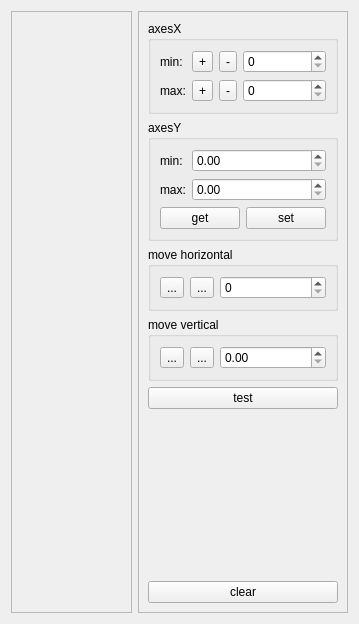
<?xml version="1.0" encoding="UTF-8"?>
<ui version="4.0">
 <class>CandleStick_Box_adv</class>
 <widget class="QWidget" name="CandleStick_Box_adv">
  <property name="geometry">
   <rect>
    <x>0</x>
    <y>0</y>
    <width>359</width>
    <height>624</height>
   </rect>
  </property>
  <property name="windowTitle">
   <string>CandleStick_Box</string>
  </property>
  <layout class="QHBoxLayout" name="horizontalLayout">
   <item>
    <widget class="QFrame" name="frame_2">
     <property name="frameShape">
      <enum>QFrame::StyledPanel</enum>
     </property>
     <property name="frameShadow">
      <enum>QFrame::Raised</enum>
     </property>
     <layout class="QVBoxLayout" name="verticalLayout_6">
      <item>
       <widget class="MyQChartView" name="chartView" native="true"/>
      </item>
      <item>
       <layout class="QHBoxLayout" name="horizontalLayout_5">
        <property name="rightMargin">
         <number>6</number>
        </property>
        <item>
         <widget class="QWidget" name="widget" native="true">
          <property name="maximumSize">
           <size>
            <width>80</width>
            <height>16777215</height>
           </size>
          </property>
         </widget>
        </item>
        <item>
         <widget class="QLabel" name="lbl_volumes_grapher"/>
        </item>
       </layout>
      </item>
     </layout>
    </widget>
   </item>
   <item>
    <widget class="QFrame" name="frame">
     <property name="sizePolicy">
      <sizepolicy hsizetype="Fixed" vsizetype="Preferred">
       <horstretch>0</horstretch>
       <verstretch>0</verstretch>
      </sizepolicy>
     </property>
     <property name="frameShape">
      <enum>QFrame::StyledPanel</enum>
     </property>
     <property name="frameShadow">
      <enum>QFrame::Raised</enum>
     </property>
     <layout class="QVBoxLayout" name="verticalLayout_3">
      <item>
       <widget class="QGroupBox" name="groupBox">
        <property name="title">
         <string>axesX</string>
        </property>
        <layout class="QVBoxLayout" name="verticalLayout">
         <item>
          <layout class="QGridLayout" name="gridLayout_3">
           <item row="0" column="1">
            <widget class="QToolButton" name="btn_axesX_min_inc">
             <property name="text">
              <string>+</string>
             </property>
             <property name="icon">
              <iconset resource="../../../../icons/digits/digits.qrc">
               <normaloff>:/plus_minus/plus.png</normaloff>:/plus_minus/plus.png</iconset>
             </property>
            </widget>
           </item>
           <item row="1" column="0">
            <widget class="QLabel" name="label_6">
             <property name="sizePolicy">
              <sizepolicy hsizetype="Fixed" vsizetype="Preferred">
               <horstretch>0</horstretch>
               <verstretch>0</verstretch>
              </sizepolicy>
             </property>
             <property name="text">
              <string>max:</string>
             </property>
            </widget>
           </item>
           <item row="0" column="0">
            <widget class="QLabel" name="label_5">
             <property name="sizePolicy">
              <sizepolicy hsizetype="Fixed" vsizetype="Preferred">
               <horstretch>0</horstretch>
               <verstretch>0</verstretch>
              </sizepolicy>
             </property>
             <property name="text">
              <string>min:</string>
             </property>
            </widget>
           </item>
           <item row="0" column="2">
            <widget class="QToolButton" name="btn_axesX_min_dec">
             <property name="text">
              <string>-</string>
             </property>
             <property name="icon">
              <iconset resource="../../../../icons/digits/digits.qrc">
               <normaloff>:/plus_minus/minus.png</normaloff>:/plus_minus/minus.png</iconset>
             </property>
            </widget>
           </item>
           <item row="1" column="1">
            <widget class="QToolButton" name="btn_axesX_max_inc">
             <property name="text">
              <string>+</string>
             </property>
             <property name="icon">
              <iconset resource="../../../../icons/digits/digits.qrc">
               <normaloff>:/plus_minus/plus.png</normaloff>:/plus_minus/plus.png</iconset>
             </property>
            </widget>
           </item>
           <item row="1" column="2">
            <widget class="QToolButton" name="btn_axesX_max_dec">
             <property name="text">
              <string>-</string>
             </property>
             <property name="icon">
              <iconset resource="../../../../icons/digits/digits.qrc">
               <normaloff>:/plus_minus/minus.png</normaloff>:/plus_minus/minus.png</iconset>
             </property>
            </widget>
           </item>
           <item row="0" column="3">
            <widget class="QSpinBox" name="sb_axesX_min_delta"/>
           </item>
           <item row="1" column="3">
            <widget class="QSpinBox" name="sb_axesX_max_delta"/>
           </item>
          </layout>
         </item>
        </layout>
       </widget>
      </item>
      <item>
       <widget class="QGroupBox" name="groupBox_2">
        <property name="title">
         <string>axesY</string>
        </property>
        <layout class="QVBoxLayout" name="verticalLayout_2">
         <item>
          <layout class="QGridLayout" name="gridLayout_2">
           <item row="0" column="0">
            <widget class="QLabel" name="label_3">
             <property name="sizePolicy">
              <sizepolicy hsizetype="Fixed" vsizetype="Preferred">
               <horstretch>0</horstretch>
               <verstretch>0</verstretch>
              </sizepolicy>
             </property>
             <property name="text">
              <string>min:</string>
             </property>
            </widget>
           </item>
           <item row="1" column="0">
            <widget class="QLabel" name="label_4">
             <property name="sizePolicy">
              <sizepolicy hsizetype="Fixed" vsizetype="Preferred">
               <horstretch>0</horstretch>
               <verstretch>0</verstretch>
              </sizepolicy>
             </property>
             <property name="text">
              <string>max:</string>
             </property>
            </widget>
           </item>
           <item row="0" column="1">
            <widget class="QDoubleSpinBox" name="dsb_axesY_min_value"/>
           </item>
           <item row="1" column="1">
            <widget class="QDoubleSpinBox" name="dsb_axesY_max_value"/>
           </item>
          </layout>
         </item>
         <item>
          <layout class="QHBoxLayout" name="horizontalLayout_4">
           <item>
            <widget class="QPushButton" name="btn_get_axesY_value">
             <property name="text">
              <string>get</string>
             </property>
            </widget>
           </item>
           <item>
            <widget class="QPushButton" name="btn_set_axesY_value">
             <property name="text">
              <string>set</string>
             </property>
            </widget>
           </item>
          </layout>
         </item>
        </layout>
       </widget>
      </item>
      <item>
       <widget class="QGroupBox" name="groupBox_3">
        <property name="title">
         <string>move horizontal</string>
        </property>
        <layout class="QVBoxLayout" name="verticalLayout_4">
         <item>
          <layout class="QHBoxLayout" name="horizontalLayout_2">
           <item>
            <widget class="QToolButton" name="btn_move_left">
             <property name="text">
              <string>...</string>
             </property>
             <property name="icon">
              <iconset resource="../../../../../lib/pictures/arrow.qrc">
               <normaloff>:/arrow/arrow-left.png</normaloff>:/arrow/arrow-left.png</iconset>
             </property>
            </widget>
           </item>
           <item>
            <widget class="QToolButton" name="btn_move_right">
             <property name="text">
              <string>...</string>
             </property>
             <property name="icon">
              <iconset resource="../../../../../lib/pictures/arrow.qrc">
               <normaloff>:/arrow/arrow-right.png</normaloff>:/arrow/arrow-right.png</iconset>
             </property>
            </widget>
           </item>
           <item>
            <widget class="QSpinBox" name="sb_posx_delta"/>
           </item>
          </layout>
         </item>
        </layout>
       </widget>
      </item>
      <item>
       <widget class="QGroupBox" name="groupBox_4">
        <property name="title">
         <string>move vertical</string>
        </property>
        <layout class="QVBoxLayout" name="verticalLayout_5">
         <item>
          <layout class="QHBoxLayout" name="horizontalLayout_3">
           <item>
            <widget class="QToolButton" name="btn_move_up">
             <property name="text">
              <string>...</string>
             </property>
             <property name="icon">
              <iconset resource="../../../../../lib/pictures/arrow.qrc">
               <normaloff>:/arrow/arrow-up.png</normaloff>:/arrow/arrow-up.png</iconset>
             </property>
            </widget>
           </item>
           <item>
            <widget class="QToolButton" name="btn_move_down">
             <property name="text">
              <string>...</string>
             </property>
             <property name="icon">
              <iconset resource="../../../../../lib/pictures/arrow.qrc">
               <normaloff>:/arrow/arrow-down.png</normaloff>:/arrow/arrow-down.png</iconset>
             </property>
            </widget>
           </item>
           <item>
            <widget class="QDoubleSpinBox" name="dsb_posy_delta"/>
           </item>
          </layout>
         </item>
        </layout>
       </widget>
      </item>
      <item>
       <widget class="QPushButton" name="btn_test">
        <property name="text">
         <string>test</string>
        </property>
       </widget>
      </item>
      <item>
       <spacer name="verticalSpacer">
        <property name="orientation">
         <enum>Qt::Vertical</enum>
        </property>
        <property name="sizeHint" stdset="0">
         <size>
          <width>20</width>
          <height>38</height>
         </size>
        </property>
       </spacer>
      </item>
      <item>
       <widget class="QPushButton" name="btn_clear_data">
        <property name="text">
         <string>clear</string>
        </property>
       </widget>
      </item>
     </layout>
    </widget>
   </item>
  </layout>
 </widget>
 <customwidgets>
  <customwidget>
   <class>MyQChartView</class>
   <extends>QWidget</extends>
   <header>myqchartview.hpp</header>
   <container>1</container>
  </customwidget>
 </customwidgets>
 <tabstops>
  <tabstop>btn_axesX_min_inc</tabstop>
  <tabstop>btn_axesX_min_dec</tabstop>
  <tabstop>sb_axesX_min_delta</tabstop>
  <tabstop>btn_axesX_max_inc</tabstop>
  <tabstop>btn_axesX_max_dec</tabstop>
  <tabstop>sb_axesX_max_delta</tabstop>
  <tabstop>dsb_axesY_min_value</tabstop>
  <tabstop>dsb_axesY_max_value</tabstop>
  <tabstop>btn_get_axesY_value</tabstop>
  <tabstop>btn_set_axesY_value</tabstop>
  <tabstop>btn_move_left</tabstop>
  <tabstop>btn_move_right</tabstop>
  <tabstop>sb_posx_delta</tabstop>
  <tabstop>btn_move_up</tabstop>
  <tabstop>btn_move_down</tabstop>
  <tabstop>btn_test</tabstop>
  <tabstop>btn_clear_data</tabstop>
 </tabstops>
 <resources>
  <include location="../../../../../lib/pictures/arrow.qrc"/>
  <include location="../../../../icons/digits/digits.qrc"/>
 </resources>
 <connections/>
</ui>
